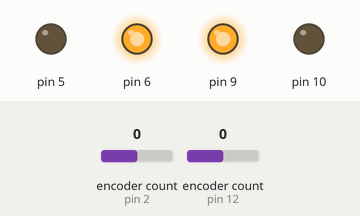
Bench run of a sketch on a simulated Arduino Uno, built with avr-gcc and run on an emulated ATmega328P. Shown: output pins drawn as LEDs (lit = HIGH). The test bench sets the inputs (shaded band); at power-on: encoder count (sensors on pin 2, pin 12) 0. What the sketch prints to the serial monitor is not drawn.

Above: at 1.2 s.
1.3 s: encoder count (sensor on pin 2) set to 1
2.8 s: encoder count (sensor on pin 12) set to 4
At 3.7 s:
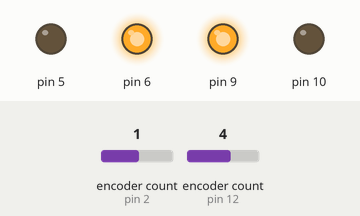
4.3 s: encoder count (sensor on pin 12) set to 8
At 4.6 s:
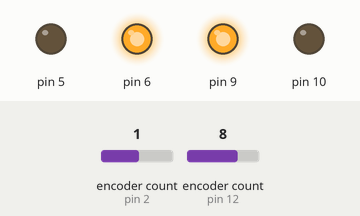
Timing chart, 0 to 7.3 s (numbered marks = the images above; inputs shaded):
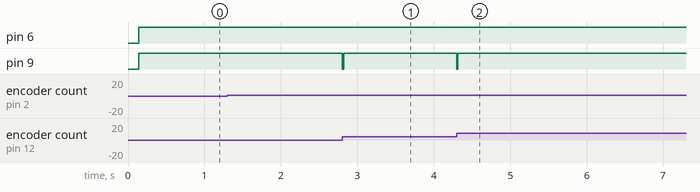

Measured:
- after the input at 2.8 s, pin 9: HIGH → LOW at once, → HIGH 0.02 s later
- after the input at 4.3 s, pin 9: HIGH → LOW at once, → HIGH 0.01 s later

The sketch:

encoder_library.ino
```cpp
#include <Encoder.h>

volatile int pos_i = 0;
volatile float velocity_i = 0;
volatile long prevT_i = 0;

volatile int pos_i_b = 0;
volatile float velocity_i_b = 0;
volatile long prevT_i_b = 0;

long prevT = 0;
int posPrev = 0;
float v1Filt = 0;
float v1Prev = 0;

long prevT_b = 0;
int posPrev_b = 0;
float v1Filt_b = 0;
float v1Prev_b = 0;

int count1=0;
int count2=0;
int vt=20;
int vt_b=20;
Encoder knobLeft(12, 13);
Encoder knobRight(2, 3);
  int k=-1;
int y=0;
int ctr=0;
float eintegral = 0;
float eintegral_b = 0;
void setup() {
  // put your setup code here, to run once:
  Serial.begin(115200);
  //Encdoer 1
pinMode(12,INPUT);
pinMode(13,INPUT);
//Encoder 2
pinMode(2,INPUT);
pinMode(3,INPUT);
//Motor1
pinMode(9,OUTPUT);
pinMode(10,OUTPUT);
//Motor 2
pinMode(5,OUTPUT);
pinMode(6,OUTPUT);
//attachInterrupt(digitalPinToInterrupt(ENCA),
 //                 readEncoder,RISING);
}
long positionLeft  = -999;
long positionRight = -999;

void loop() {

  //MOTOR 1
   int pos = 0;
   float velocity2 = 0;

    pos = pos_i;
    velocity2 = velocity_i;

  //MOTOR 2
   int pos_b = 0;
   float velocity2_b = 0;

    pos_b = pos_i_b;
    velocity2_b = velocity_i_b;


  // put your main code here, to run repeatedly:

long newLeft, newRight;
  newLeft = knobLeft.read();
  newRight = knobRight.read();
  //MOTOR 1
  if (newLeft != positionLeft) {

    positionLeft = newLeft;

  }
  //MOTOR2
    if (newRight != positionRight) {

    positionRight = newRight;

  }

  // if a character is sent from the serial monitor,
  // reset both back to zero.
  if (Serial.available()) {
    Serial.read();
    Serial.println("Reset both knobs to zero");
    knobLeft.write(0);
    knobRight.write(0);
  }
// Compute velocity with method 1
  pos=newLeft;
  pos_b=newRight;
//MOTOR 1
  long currT = micros();
  float deltaT = ((float) (currT-prevT))/1.0e6;
  float velocity1 = (pos - posPrev)/deltaT;
  posPrev = pos;
  prevT = currT;
//MOTOR 2
  long currT_b = micros();
  float deltaT_b = ((float) (currT_b-prevT_b))/1.0e6;
  float velocity1_b = (pos_b - posPrev_b)/deltaT_b;
  posPrev_b = pos_b;
  prevT_b = currT_b;

  // Convert count/s to RPM

  float v1=velocity1/30.0*20.42;
  float v1_b=velocity1_b/30.0*20.42;

  // Low-pass filter (25 Hz cutoff)
  v1Filt = 0.854*v1Filt + 0.0728*v1 + 0.0728*v1Prev;
  v1Prev = v1;
  v1Filt_b = 0.854*v1Filt_b + 0.0728*v1_b + 0.0728*v1Prev_b;
  v1Prev_b = v1_b;
  int x=0;
 /*
  if(ctr%10000==0)
  {
     vt=5*2;
  }

  else if(ctr%10000==2000)
  {
     vt=20*2;
  }

    else if(ctr%10000==4000)
  {
     vt=30*2;
  }
    else if(ctr%10000==6000)
  {
     vt=50*2;
  }
    else if(ctr%10000==8000)
  {
     vt=70*2;
  }
 */
  vt=20*2;
  vt_b=20*2;
  //float vt=30*2;

  // Compute the control signal u
  //MOTOR 1
  float kp = 5;
  float ki = 10;
  float e = vt-v1Filt;
  eintegral = eintegral + e*deltaT;

  float u = kp*e + ki*eintegral;
  //MOTOR 2
  float kp_b = 5;
  float ki_b = 10;
  float e_b = vt_b-v1Filt_b;
  eintegral_b = eintegral_b + e_b*deltaT_b;

  float u_b = kp_b*e_b + ki_b*eintegral_b;

  ctr++;
/*
  if(ctr%200==0)
  {
     k*=-1;
  }
  if(k<0)
  {
    y=0;
  }
  else
  {
    y=255;
  }
    */
  if (u<0){
    u = 0;
  }
  if (u>255){
    u = 255;
  }

  if (u_b<0){
    u_b = 0;
  }
  if (u_b>255){
    u_b = 255;
  }

  analogWrite(9,u);
  analogWrite(10,0);
  analogWrite(6,u_b);
  analogWrite(5,0);


  Serial.print(newRight);
  Serial.print(',');
  Serial.print(newLeft);
  Serial.print(',');
  Serial.print(u/5);
  Serial.print(',');
    Serial.print(u_b/5);
  Serial.print(',');
  Serial.print(0);
  Serial.print(',');
  Serial.print(100);

  Serial.println();

}
/*void readEncoder(){
  // Read encoder B when ENCA rises
  int b = digitalRead(ENCB);
  int increment = 0;
  if(b>0){
    // If B is high, increment forward
    increment = 1;
  }
  else{
    // Otherwise, increment backward
    increment = -1;
  }
  pos_i = pos_i + increment;
  */
```
